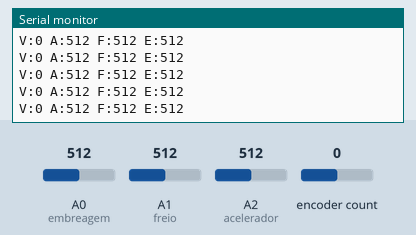
This sketch was run on a simulated Arduino Leonardo, built with avr-gcc and run on an emulated ATmega32U4. Shown: the last lines printed to the serial monitor. Inputs (shaded band) come from the test bench; at power-on: encoder count 0, A0 (embreagem) = 512, A1 (freio) = 512, A2 (acelerador) = 512. USB keyboard and mouse output is not drawn.

Above: at 1.2 s.
1.3 s: encoder count set to 4
At 2.4 s:
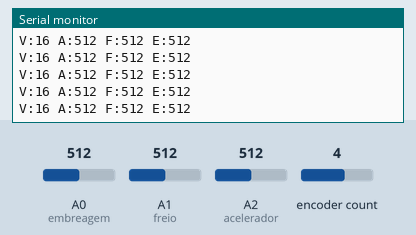
4.3 s: A0 (embreagem) set to 716
At 5.4 s:
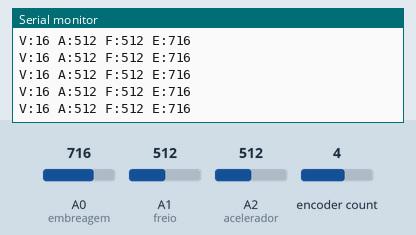
5.8 s: A1 (freio) set to 716
At 6.7 s:
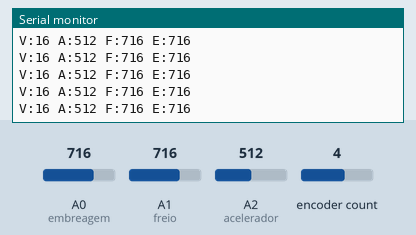
7.3 s: A2 (acelerador) set to 716
At 8.4 s:
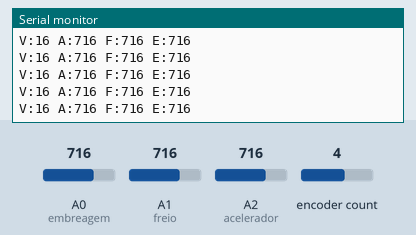
8.8 s: encoder count set to 5
At 9.9 s:
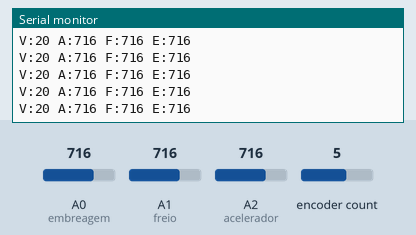
10.3 s: A0 (embreagem) set to 992
At 11.4 s:
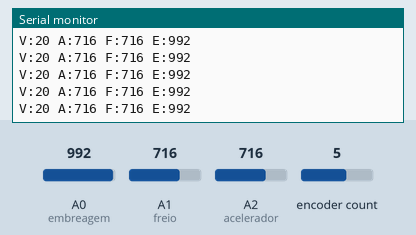
Timing chart, 0 to 12.8 s (numbered marks = the images above; inputs shaded):
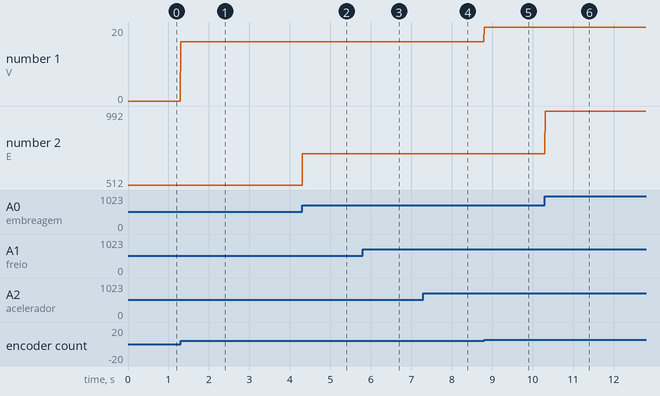

Measured:
- after the input at 1.3 s, the serial monitor: prints a new line at once (image 1)
- after the input at 4.3 s, the serial monitor: prints a new line at once (image 2)
- after the input at 5.8 s, the serial monitor: prints a new line at once (image 3)
- after the input at 7.3 s, the serial monitor: prints a new line at once (image 4)
- after the input at 8.8 s, the serial monitor: prints a new line at once (image 5)
- after the input at 10.3 s, the serial monitor: prints a new line at once (image 6)
- plotted number 1: 0 → 16 after the input at 1.3 s, 16 → 20 after the input at 8.8 s
- plotted number 2: 512 → 716 after the input at 4.3 s, 716 → 992 after the input at 10.3 s

The sketch:

Algoritmo.ino
```cpp
#include <Encoder.h>
#include <Joystick.h>
// a blblioteca joystick utilizada é a personalizada de MHeironimus

Encoder volante(2, 3);
const int acelerador = A2;
const int freio = A1;
const int embreagem = A0;

long volante_centro = 0;

Joystick_ Joystick(JOYSTICK_DEFAULT_REPORT_ID, JOYSTICK_TYPE_JOYSTICK, 0, 0, true, true, false, true, true, false, false, false, false, false, false);
// true para o eixo X (volante), eixo Y(acelerador), eixo Rx (freio) e eixo Ry (embreagem);

void setup() {
  Serial.begin(9600);
  volante_centro = volante.read();
  // alinhar o volante com o centro antes de subir a programação para o  arduino
  Joystick.begin();
}

void loop() {
  long volante_p = volante.read() - volante_centro;
  int acelerador_p = analogRead(acelerador);
  int freio_p = analogRead(freio);
  int embreagem_p = analogRead(embreagem);


  Joystick.setXAxis(volante_p);
  Joystick.setYAxis(acelerador_p);
  Joystick.setRxAxis(freio_p);
  Joystick.setRyAxis(embreagem_p);


  Serial.print("V:"); Serial.print(volante_p);
  Serial.print(" A:"); Serial.print(acelerador_p);
  Serial.print(" F:"); Serial.print(freio_p);
  Serial.print(" E:"); Serial.println(embreagem_p);
  delay(10);
}
```
